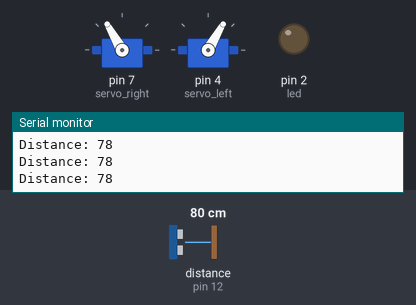
Recording of a sketch running on a simulated Arduino Uno, built with avr-gcc and run on an emulated ATmega328P. Shown: 2 × servo, output pins drawn as LEDs (lit = HIGH), the last lines printed to the serial monitor. Wiring (inferred from the names in the program): ultrasonic range finder: trigger pin 13; echo pin 12. The inputs (shaded band) are chosen by the test bench; at power-on: distance to the obstacle (sensor on pin 12) 80 cm. The echo pulse lasts 58.3 µs per cm; pins used as bus, display or sensor lines are not drawn.

Above: at 1.2 s.
1.3 s: distance to the obstacle (sensor on pin 12) set to 12 cm
2.8 s: distance to the obstacle (sensor on pin 12) set to 9 cm
At 4.2 s:
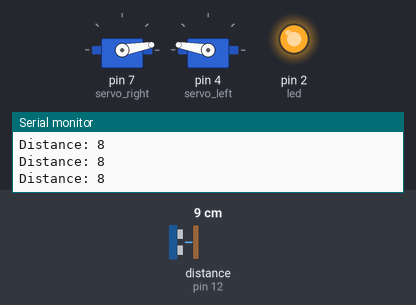
4.5 s: distance to the obstacle (sensor on pin 12) set to 18 cm
At 6.3 s:
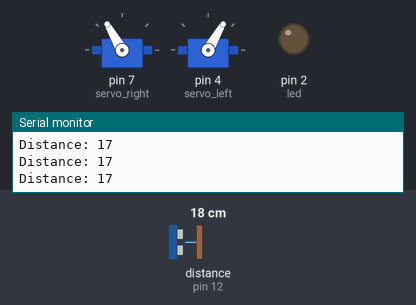
Timing chart, 0 to 7.8 s (numbered marks = the images above; inputs shaded):
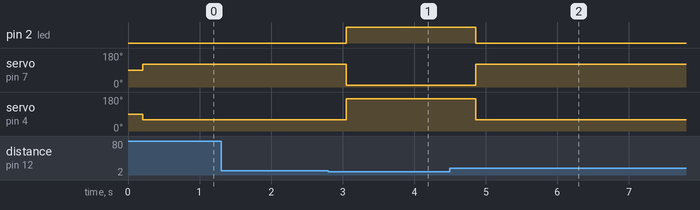

The sketch:

covid.ino
```cpp
#include <Servo.h>

Servo servo_right;
Servo servo_left;

const int trigPin = 13;
const int echoPin = 12;
long duration;
int distance;


int led = 2;


int angle = 0;

void setup()
{
servo_right.attach(7);
servo_left.attach(4);

pinMode(trigPin, OUTPUT);
pinMode(echoPin, INPUT);
Serial.begin(9600);

pinMode(led, OUTPUT);
}

void loop()
{
///////////////////////////////////////////////////////////////////////////////////////////
// Clears the trigPin
digitalWrite(trigPin, LOW);
delayMicroseconds(2);

// Sets the trigPin on HIGH state for 10 micro seconds
digitalWrite(trigPin, HIGH);
delayMicroseconds(10);
digitalWrite(trigPin, LOW);

// Reads the echoPin, returns the sound wave travel time in microseconds
duration = pulseIn(echoPin, HIGH);

// Calculating the distance
distance= duration*0.034/2;

// Prints the distance on the Serial Monitor
Serial.print("Distance: ");
Serial.println(distance);
delay(200);

////////////////////////////////////////// State 2 /////////////////////////////////////////////////////


if (distance>10)

{

    servo_right.write(120);
  servo_left.write(60);

 digitalWrite(led, LOW);


}
////////////////////////////////////////// State 3 /////////////////////////////////////////////////////


else if (distance<10)

{

    digitalWrite(led, HIGH);
    servo_right.write(10);
  servo_left.write(170);


}


}
```

Measured:
- the behaviour switches between 11 and 10 cm on distance to the obstacle (sensor on pin 12) (found by bisection; images 0 and 1)
- after the input at 2.8 s, pin 2 (led): LOW → HIGH after 0.25 s; servo on pin 7 (servo_right): 120° → 10° after 0.25 s; servo on pin 4 (servo_left): 60° → 170° after 0.25 s
- after the input at 4.5 s, pin 2 (led): HIGH → LOW after 0.36 s; servo on pin 7 (servo_right): 10° → 120° after 0.36 s; servo on pin 4 (servo_left): 170° → 60° after 0.36 s
